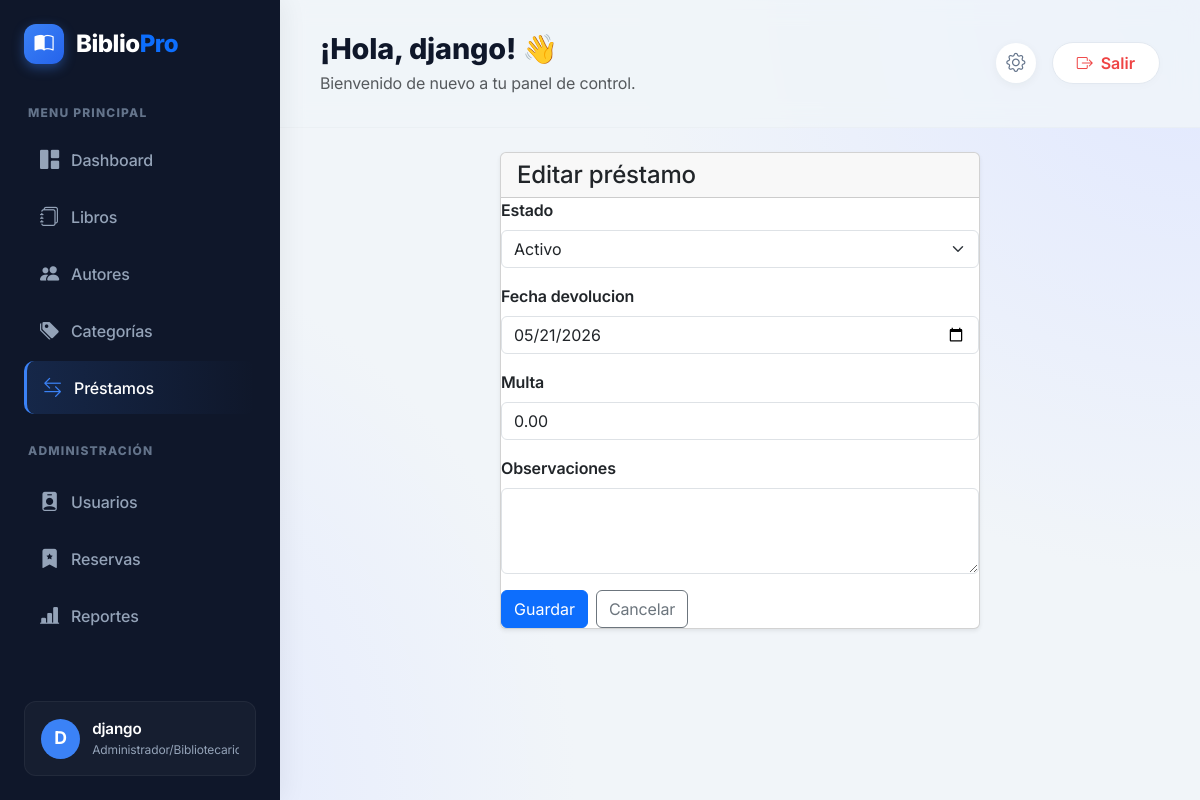
The app's page /prestamos/6/editar/ (signed in), older data.
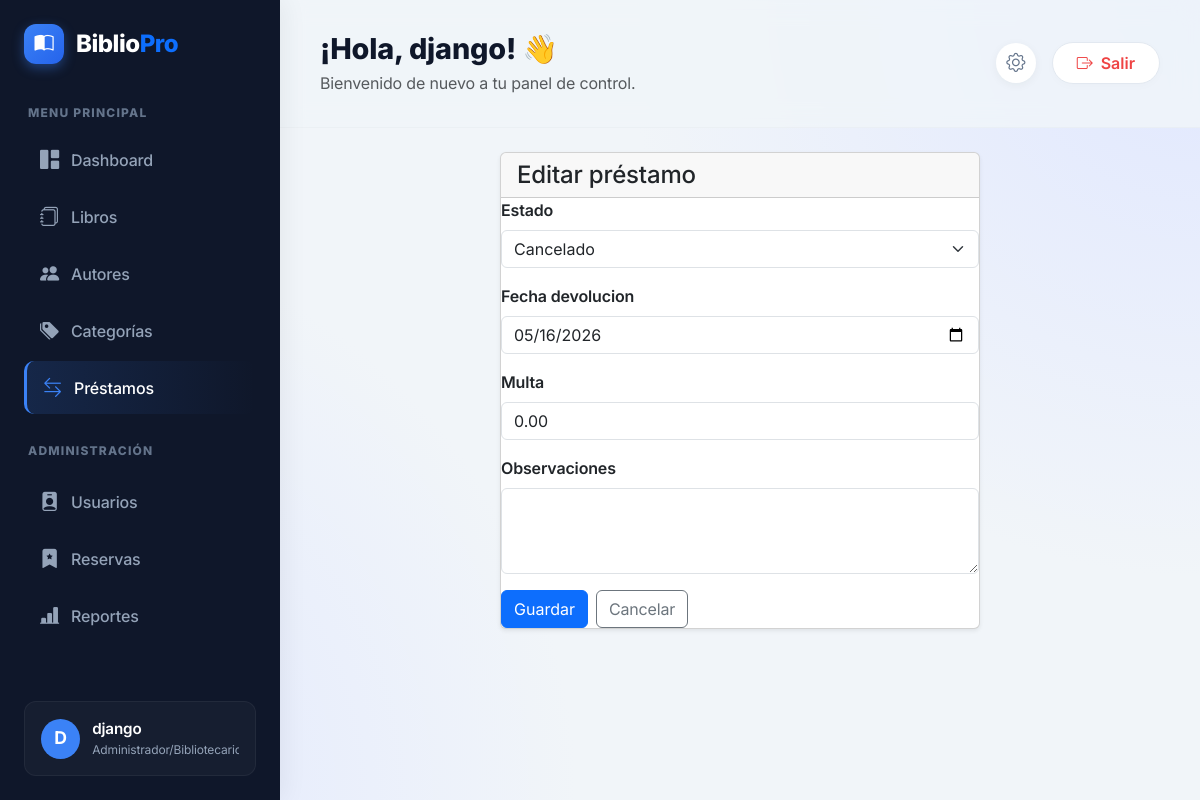
The same page, newer data.
### prestamos/models.py (models this page shows, shortened)
class Prestamo(models.Model):
    ESTADOS = [
        ('PENDIENTE', 'Pendiente'),
        ('ACTIVO', 'Activo'),
        ('DEVUELTO', 'Devuelto'),
        ('RETRASADO', 'Retrasado'),
        ('CANCELADO', 'Cancelado'),
    ]
    usuario = models.ForeignKey(
        User,
        on_delete=models.PROTECT,
        related_name='prestamos'
    )
    libro = models.ForeignKey(
        Libro,
        on_delete=models.PROTECT,
        related_name='prestamos'
    )
    fecha_prestamo = models.DateField(
        default=timezone.localdate
    )
    fecha_devolucion = models.DateField()
    fecha_entrega = models.DateField(
        blank=True,
        null=True
    )
    notificacion_vencimiento_enviada = models.BooleanField(
        default=False
    )
    fecha_notificacion_enviada = models.DateTimeField(
        blank=True,
        null=True
    )
    estado = models.CharField(
        max_length=20,
        choices=ESTADOS,
        default='PENDIENTE'
    )
    multa = models.DecimalField(
        max_digits=10,
        decimal_places=2,
        default=Decimal('0.00')
    )
    observaciones = models.TextField(
        blank=True
    )
    creado = models.DateTimeField(
        auto_now_add=True
    )
    class Meta:
        ordering = ['-fecha_prestamo']
        verbose_name = 'préstamo'
        verbose_name_plural = 'préstamos'

### prestamos/views.py (the view)
@login_required
def editar_prestamo(request, prestamo_id):
    if request.user.perfil.rol != 'ADMIN':
        return redirect('lista_prestamos')
    prestamo = get_object_or_404(Prestamo, id=prestamo_id)
    if request.method == 'POST':
        form = PrestamoEditForm(request.POST, instance=prestamo)
        if form.is_valid():
            form.save()
            messages.success(request, 'Préstamo actualizado correctamente.')
            return redirect('lista_prestamos')
    else:
        form = PrestamoEditForm(instance=prestamo)
    return render(
        request,
        'prestamos/form_prestamo.html',
        {
            'form': form,
            'titulo': 'Editar préstamo'
        }
    )

### prestamos/forms.py
class PrestamoEditForm(forms.ModelForm):
    class Meta:
        model = Prestamo
        fields = ['estado', 'fecha_devolucion', 'multa', 'observaciones']
        widgets = {
            'estado': forms.Select(attrs={'class': 'form-select'}),
            'fecha_devolucion': forms.DateInput(attrs={'class': 'form-control', 'type': 'date'}, format='%Y-%m-%d'),
            'multa': forms.NumberInput(attrs={'class': 'form-control', 'step': '0.01'}),
            'observaciones': forms.Textarea(attrs={'class': 'form-control', 'rows': 3}),
        }

### prestamos/templates/prestamos/form_prestamo.html (shortened to what this page needs)
{% extends "base.html" %}
{% block content %}
<div class="row justify-content-center">
    <div class="col-md-7">
        <div class="card shadow-sm">
            <div class="card-header">
                <h4 class="mb-0">{{ titulo }}</h4>
            </div>
            <div class="panel-body">
                <form method="POST">
                    {% for field in form %}
                    <div class="mb-3">
                        <label class="form-label fw-semibold">{{ field.label }}</label>
                        {{ field }}
                    </div>
                    {% endfor %}
                    <div class="d-flex gap-2">
                        <button type="submit" class="btn btn-primary">Guardar</button>
                        <a href="{% url 'lista_prestamos' %}" class="btn btn-outline-secondary">Cancelar</a>
                    </div>
                </form>
            </div>
        </div>
    </div>
</div>
{% endblock %}

Row changes from the older to the newer data that the page shows:
changed Prestamo: estado "Activo" → "Cancelado"; fecha_devolucion "05/21/2026" → "05/16/2026"
